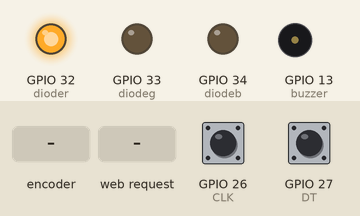
Simulated run of this sketch. Board: ESP32. Parts: output pins drawn as LEDs (lit = HIGH), buzzer (waves = sounding). The test bench sets the inputs (shaded band); at power-on: GPIO 26 (CLK) HIGH, GPIO 27 (DT) HIGH. WiFi joins after 1.5 s; servers stay silent unless stated; what the sketch prints to the serial monitor is not drawn.

Above: at 3.6 s.
3.7 s: rotary encoder on GPIO 26 (CLK) / GPIO 27 (DT) turned 3 steps (first pin leading)
At 5.1 s:
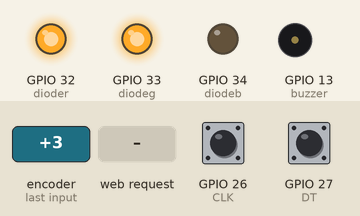
5.8 s: HTTP request GET /H received
At 6.05 s:
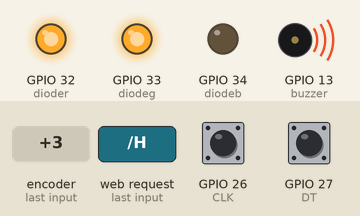
8.8 s: rotary encoder on GPIO 26 (CLK) / GPIO 27 (DT) turned 1 step (first pin leading)
At 8.95 s:
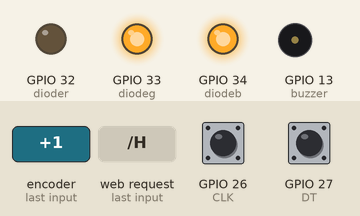
11.8 s: rotary encoder on GPIO 26 (CLK) / GPIO 27 (DT) turned 1 step (first pin leading)
At 11.95 s:
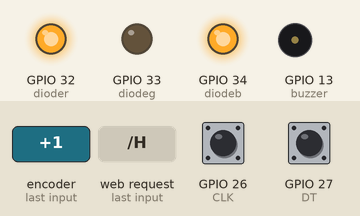
14.8 s: rotary encoder on GPIO 26 (CLK) / GPIO 27 (DT) turned 1 step (first pin leading)
At 15.05 s:
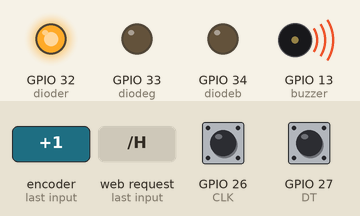
17.8 s: rotary encoder on GPIO 26 (CLK) / GPIO 27 (DT) turned 1 step (first pin leading)
At 17.96 s:
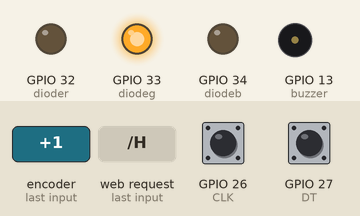
Timing chart, 0 to 21.8 s (numbered marks = the images above; inputs shaded):
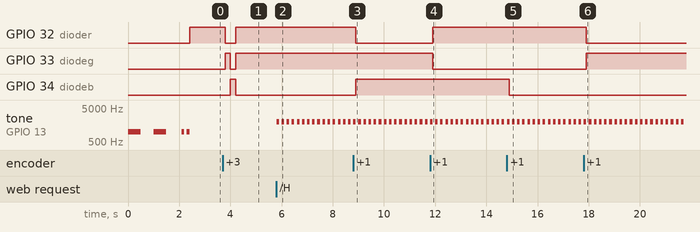

The sketch:

esp1.ino
```cpp
#include <WiFi.h>
#include <Arduino.h>

const int dioder = 32;
const int diodeg = 33;
const int diodeb = 34;
const int CLK = 26;
const int DT = 27;
const int buzzer = 13;

const char* ssid = "WIFI";
const char* password = "sion0526";

WiFiServer server(80);

unsigned long previousMillis = 0;
const long interval = 50;
bool blinkState = false;
bool blinkMode = false;

int colorIndex = 0;
const int colors[][3] = {
  {HIGH, LOW, LOW},
  {LOW, HIGH, LOW},
  {LOW, LOW, HIGH},
  {HIGH, HIGH, LOW},
  {LOW, HIGH, HIGH},
  {HIGH, LOW, HIGH}
};

unsigned long buzzerPreviousMillis = 0;
const long buzzerInterval = 100;
bool buzzerState = false;
bool buzzerBlinkMode = false;
bool buzzerOnMode = false;

void setColor(int r, int g, int b) {
  digitalWrite(dioder, r);
  digitalWrite(diodeg, g);
  digitalWrite(diodeb, b);
}

void setup() {
  Serial.begin(115200);
  pinMode(dioder, OUTPUT);
  pinMode(diodeg, OUTPUT);
  pinMode(diodeb, OUTPUT);
  pinMode(CLK, INPUT);
  pinMode(DT, INPUT);
  pinMode(buzzer, OUTPUT);

  WiFi.begin(ssid, password);
  while (WiFi.status() != WL_CONNECTED) {
    tone(buzzer, 1000);
    delay(500);
    Serial.print(".");
    noTone(buzzer);
    delay(500);
  }

  Serial.println("\nWiFi connected.");
  Serial.print("IP address: ");
  delay(100);
  Serial.println(WiFi.localIP());

  tone(buzzer, 1000);
  delay(100);
  noTone(buzzer);
  delay(100);
  tone(buzzer, 1000);
  delay(100);
  noTone(buzzer);

  server.begin();
}

void loop() {
  WiFiClient client = server.available();

  if (client) {
    String currentLine = "";
    while (client.connected()) {
      if (client.available()) {
        char c = client.read();
        if (c == '\n') {
          if (currentLine.length() == 0) {
            client.println("HTTP/1.1 200 OK\nContent-type:text/html\n\nGWAKGYUHAPOOP\n");
            break;
          } else {
            currentLine = "";
          }
        } else if (c != '\r') {
          currentLine += c;
        }

        if (currentLine.endsWith("GET /H")) {
          pinMode(dioder, OUTPUT);
          pinMode(diodeg, OUTPUT);
          pinMode(diodeb, OUTPUT);
          blinkMode = false;
          buzzerBlinkMode = true;
          buzzerOnMode = false;
          buzzerPreviousMillis = 0;
          buzzerState = false;
        } else if (currentLine.endsWith("GET /L")) {
          pinMode(dioder, INPUT);
          pinMode(diodeg, INPUT);
          pinMode(diodeb, INPUT);
          buzzerBlinkMode = false;
          buzzerOnMode = false;
        } else if (currentLine.endsWith("GET /HB")) {
          pinMode(dioder, OUTPUT);
          pinMode(diodeg, OUTPUT);
          pinMode(diodeb, OUTPUT);
          blinkMode = true;
          buzzerBlinkMode = false;
          buzzerOnMode = true;
          tone(buzzer, 2000);
        }
      }
    }
    client.stop();
  }

  if (blinkMode) {
    unsigned long currentMillis = millis();
    if (currentMillis - previousMillis >= interval) {
      previousMillis = currentMillis;
      blinkState = !blinkState;
      setColor(blinkState ? colors[colorIndex][0] : LOW, blinkState ? colors[colorIndex][1] : LOW, blinkState ? colors[colorIndex][2] : LOW);
    }
  } else {
    setColor(colors[colorIndex][0], colors[colorIndex][1], colors[colorIndex][2]);
  }

  static int prevCLKState = digitalRead(CLK);
  int currentCLKState = digitalRead(CLK);

  if (prevCLKState != currentCLKState && currentCLKState == HIGH) {
    colorIndex = (digitalRead(DT) == LOW) ? (colorIndex + 1) % 6 : (colorIndex - 1 + 6) % 6;
    delay(50);
  }
  prevCLKState = currentCLKState;

  if (buzzerBlinkMode) {
    unsigned long currentMillis = millis();
    if (currentMillis - buzzerPreviousMillis >= buzzerInterval) {
      buzzerPreviousMillis = currentMillis;
      buzzerState = !buzzerState;
      if (buzzerState) {
        tone(buzzer, 2000);
      } else {
        noTone(buzzer);
      }
    }
  } else if (!buzzerOnMode) {
    noTone(buzzer);
  }
}
```

Measured:
- after the input at 3.7 s, GPIO 32 (dioder): HIGH → LOW after 0.10 s, → HIGH 0.40 s later; GPIO 33 (diodeg): LOW → HIGH after 0.10 s, → LOW 0.20 s later, → HIGH 0.20 s later; GPIO 34 (diodeb): LOW → HIGH after 0.30 s, → LOW 0.20 s later
- after the input at 5.8 s, tone on GPIO 13 (buzzer): alternates 2000 Hz for 0.10 s and silent for 0.10 s, starting at once
- after the input at 8.8 s, GPIO 32 (dioder): HIGH → LOW after 0.10 s; GPIO 34 (diodeb): LOW → HIGH after 0.10 s
- after the input at 11.8 s, GPIO 32 (dioder): LOW → HIGH after 0.10 s; GPIO 33 (diodeg): HIGH → LOW after 0.10 s
- after the input at 14.8 s, GPIO 34 (diodeb): HIGH → LOW after 0.10 s
- after the input at 17.8 s, GPIO 32 (dioder): HIGH → LOW after 0.10 s; GPIO 33 (diodeg): LOW → HIGH after 0.10 s
- by itself, tone on GPIO 13 (buzzer): plays 1000 Hz for 0.50 s, 1000 Hz for 0.50 s, 1000 Hz for 0.10 s, 1000 Hz for 0.10 s
